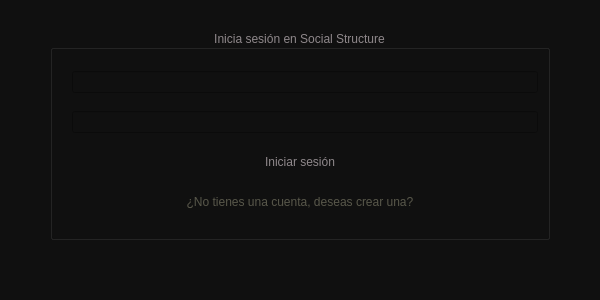
<?xml version="1.0" encoding="UTF-8"?>
<ui version="4.0">
 <class>Login</class>
 <widget class="QMainWindow" name="Login">
  <property name="geometry">
   <rect>
    <x>0</x>
    <y>0</y>
    <width>600</width>
    <height>300</height>
   </rect>
  </property>
  <property name="windowTitle">
   <string>Login</string>
  </property>
  <property name="styleSheet">
   <string notr="true">background-color: rgb(16, 16, 16);</string>
  </property>
  <widget class="QWidget" name="centralwidget">
   <widget class="QGroupBox" name="groupBox">
    <property name="geometry">
     <rect>
      <x>50</x>
      <y>30</y>
      <width>500</width>
      <height>210</height>
     </rect>
    </property>
    <property name="styleSheet">
     <string notr="true">background-color: rgb(16, 16, 16);
color: rgb(143, 136, 139);</string>
    </property>
    <property name="title">
     <string>Inicia sesión en Social Structure</string>
    </property>
    <property name="alignment">
     <set>Qt::AlignmentFlag::AlignCenter</set>
    </property>
    <property name="flat">
     <bool>false</bool>
    </property>
    <property name="checkable">
     <bool>false</bool>
    </property>
    <property name="checked">
     <bool>false</bool>
    </property>
    <layout class="QVBoxLayout" name="verticalLayout_4">
     <property name="sizeConstraint">
      <enum>QLayout::SizeConstraint::SetDefaultConstraint</enum>
     </property>
     <item>
      <layout class="QHBoxLayout" name="horizontalLayout_7">
       <property name="spacing">
        <number>10</number>
       </property>
       <property name="topMargin">
        <number>0</number>
       </property>
       <property name="bottomMargin">
        <number>0</number>
       </property>
       <item>
        <widget class="QLabel" name="label">
         <property name="frameShadow">
          <enum>QFrame::Shadow::Raised</enum>
         </property>
         <property name="text">
          <string>&lt;html&gt;&lt;head/&gt;&lt;body&gt;&lt;p&gt;&lt;img src=&quot;:/images/images/usuario (1).png&quot; width=&quot;40&quot; height=&quot;40&quot;/&gt;&lt;/p&gt;&lt;/body&gt;&lt;/html&gt;</string>
         </property>
        </widget>
       </item>
       <item>
        <widget class="QLineEdit" name="lineEdit_email">
         <property name="styleSheet">
          <string notr="true"/>
         </property>
         <property name="inputMask">
          <string notr="true" extracomment="user"/>
         </property>
        </widget>
       </item>
      </layout>
     </item>
     <item>
      <layout class="QHBoxLayout" name="horizontalLayout_8">
       <property name="spacing">
        <number>10</number>
       </property>
       <item>
        <widget class="QLabel" name="label_2">
         <property name="frameShadow">
          <enum>QFrame::Shadow::Raised</enum>
         </property>
         <property name="text">
          <string>&lt;html&gt;&lt;head/&gt;&lt;body&gt;&lt;p&gt;&lt;img src=&quot;:/images/images/desbloquear - copia.png&quot; width=&quot;40&quot; height=&quot;40&quot;/&gt;&lt;/p&gt;&lt;/body&gt;&lt;/html&gt;</string>
         </property>
        </widget>
       </item>
       <item>
        <widget class="QLineEdit" name="lineEdit_password">
         <property name="inputMask">
          <string notr="true" extracomment="password"/>
         </property>
         <property name="frame">
          <bool>true</bool>
         </property>
         <property name="echoMode">
          <enum>QLineEdit::EchoMode::Password</enum>
         </property>
         <property name="cursorPosition">
          <number>0</number>
         </property>
        </widget>
       </item>
      </layout>
     </item>
     <item>
      <widget class="QPushButton" name="pushButton_login">
       <property name="styleSheet">
        <string notr="true">background-color: rgb(255, 193, 7);
border-color: rgb(143, 136, 139);</string>
       </property>
       <property name="text">
        <string>Iniciar sesión</string>
       </property>
       <property name="autoDefault">
        <bool>false</bool>
       </property>
       <property name="default">
        <bool>true</bool>
       </property>
       <property name="flat">
        <bool>true</bool>
       </property>
      </widget>
     </item>
     <item>
      <widget class="QPushButton" name="pushButton_createacc">
       <property name="styleSheet">
        <string notr="true">color: rgb(88, 87, 74);</string>
       </property>
       <property name="text">
        <string>¿No tienes una cuenta, deseas crear una?</string>
       </property>
       <property name="autoDefault">
        <bool>true</bool>
       </property>
       <property name="default">
        <bool>true</bool>
       </property>
       <property name="flat">
        <bool>true</bool>
       </property>
      </widget>
     </item>
    </layout>
   </widget>
  </widget>
  <widget class="QMenuBar" name="menubar">
   <property name="geometry">
    <rect>
     <x>0</x>
     <y>0</y>
     <width>600</width>
     <height>21</height>
    </rect>
   </property>
  </widget>
  <widget class="QStatusBar" name="statusbar"/>
 </widget>
 <resources/>
 <connections/>
</ui>
